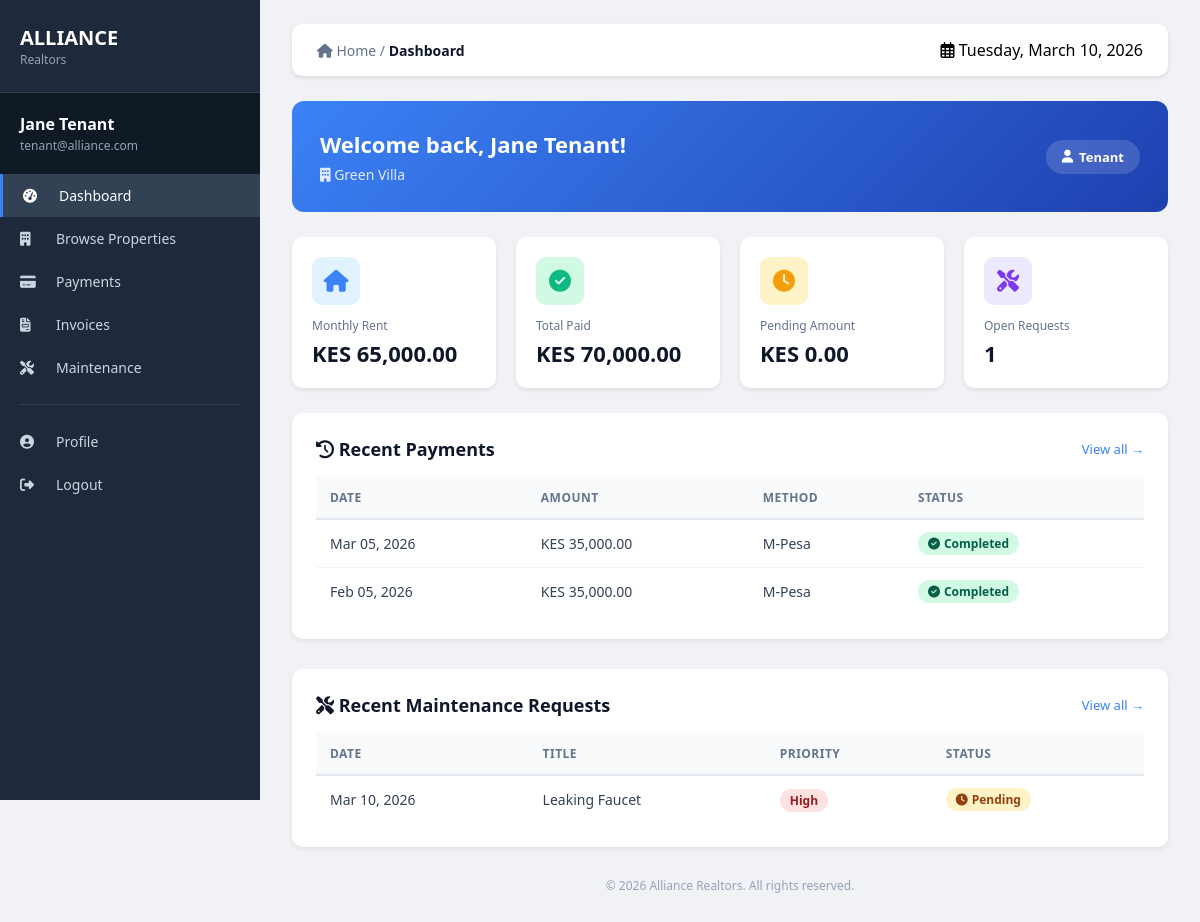
Screenshot of /tenant/dashboard.php (signed in) with the database file from the repository.
### tables this page shows
CREATE TABLE properties (
    id INT PRIMARY KEY AUTO_INCREMENT,
    title VARCHAR(100) NOT NULL,
    description TEXT,
    location VARCHAR(100),
    price DECIMAL(12,2),
    bedrooms INT DEFAULT 1,
    bathrooms INT DEFAULT 1,
    image VARCHAR(255) DEFAULT 'default.jpg',
    status ENUM('Available', 'Rented', 'Maintenance') DEFAULT 'Available',
    created_at TIMESTAMP DEFAULT CURRENT_TIMESTAMP
);

CREATE TABLE payments (
    id INT PRIMARY KEY AUTO_INCREMENT,
    tenant_id INT NOT NULL,
    amount DECIMAL(12,2) NOT NULL,
    payment_date DATE NOT NULL,
    method ENUM('M-Pesa', 'Cash', 'Bank Transfer') DEFAULT 'M-Pesa',
    transaction_code VARCHAR(100),
    status ENUM('Completed', 'Pending', 'Failed') DEFAULT 'Completed',
    created_at TIMESTAMP DEFAULT CURRENT_TIMESTAMP,
    FOREIGN KEY (tenant_id) REFERENCES tenants(id) ON DELETE CASCADE
);

CREATE TABLE maintenance_requests (
    id INT PRIMARY KEY AUTO_INCREMENT,
    tenant_id INT NOT NULL,
    property_id INT NOT NULL,
    title VARCHAR(200) NOT NULL,
    description TEXT,
    priority ENUM('Low', 'Medium', 'High', 'Urgent') DEFAULT 'Medium',
    status ENUM('Pending', 'In Progress', 'Completed') DEFAULT 'Pending',
    created_at TIMESTAMP DEFAULT CURRENT_TIMESTAMP,
    FOREIGN KEY (tenant_id) REFERENCES tenants(id) ON DELETE CASCADE,
    FOREIGN KEY (property_id) REFERENCES properties(id) ON DELETE CASCADE
);

### tenant/dashboard.php (the view, shortened to what this page needs)
<?php
require_once __DIR__ . '/../includes/Database.php';
$user_id   = (int)$_SESSION['user_id'];
$full_name = $_SESSION['full_name'] ?? 'Tenant';
$email     = $_SESSION['email'] ?? '';
$total_paid      = 0;
$pending_amount  = 0;
$property_name   = 'Not assigned';
$monthly_rent    = 0;
$recent_payments = [];
$open_requests   = 0;
try {
    $db = Database::getInstance()->getConnection();
    $stmt = $db->prepare("SELECT id, property_id FROM tenants WHERE user_id = ?");
    $stmt->execute([$user_id]);
    $tenant = $stmt->fetch(PDO::FETCH_ASSOC);
    if ($tenant) {
        $tenant_id = (int)$tenant['id'];
        $stmt = $db->prepare("SELECT COALESCE(SUM(amount), 0) FROM payments WHERE tenant_id = ? AND LOWER(status) = 'completed'");
        $stmt->execute([$tenant_id]);
        $total_paid = (float)$stmt->fetchColumn();
        $stmt = $db->prepare("SELECT COALESCE(SUM(amount), 0) FROM payments WHERE tenant_id = ? AND LOWER(status) = 'pending'");
        $stmt->execute([$tenant_id]);
        $pending_amount = (float)$stmt->fetchColumn();
        $stmt = $db->prepare("SELECT COUNT(*) FROM maintenance_requests WHERE tenant_id = ? AND status != 'completed'");
        $stmt->execute([$tenant_id]);
        $open_requests = (int)$stmt->fetchColumn();
        if (!empty($tenant['property_id'])) {
            $stmt = $db->prepare("SELECT title, price FROM properties WHERE id = ?");
            $stmt->execute([(int)$tenant['property_id']]);
            $property = $stmt->fetch(PDO::FETCH_ASSOC);
            if ($property) {
                $property_name = $property['title'];
                $monthly_rent  = (float)$property['price'];
            }
        }
        $stmt = $db->prepare("
            SELECT payment_date, amount, method, status
            FROM payments
            WHERE tenant_id = ?
            ORDER BY payment_date DESC
            LIMIT 5
        ");
        $stmt->execute([$tenant_id]);
        $recent_payments = $stmt->fetchAll(PDO::FETCH_ASSOC);
    }
} catch (PDOException $e) {
    error_log("Dashboard Error: " . $e->getMessage());
}
function statusBadge(string $status): string {
    $map = [
        'completed' => ['bg' => '#d1fae5', 'color' => '#065f46', 'icon' => 'fa-check-circle'],
        'pending'   => ['bg' => '#fef3c7', 'color' => '#92400e', 'icon' => 'fa-clock'],
        'failed'    => ['bg' => '#fee2e2', 'color' => '#991b1b', 'icon' => 'fa-times-circle'],
        'cancelled' => ['bg' => '#f1f5f9', 'color' => '#475569', 'icon' => 'fa-times-circle'],
    ];
    $key   = strtolower($status);
    $style = $map[$key] ?? ['bg' => '#f1f5f9', 'color' => '#475569', 'icon' => 'fa-question-circle'];
    return sprintf(
        '<span style="background:%s;color:%s;padding:3px 10px;border-radius:20px;font-size:12px;font-weight:600;display:inline-flex;align-items:center;gap:4px;">
            <i class="fas %s"></i> %s
        </span>',
        $style['bg'], $style['color'], $style['icon'],
        htmlspecialchars(ucfirst($key))
    );
}
?>
<!DOCTYPE html>
<html lang="en">
<head>
    <link rel="stylesheet" href="https://cdnjs.cloudflare.com/ajax/libs/font-awesome/6.5.0/css/all.min.css">
</head>
<body>
<div class="dashboard">
    <div class="sidebar">
        <div class="sidebar-header">
            <h2>ALLIANCE</h2>
            <p>Realtors</p>
        </div>
        <div class="user-info">
            <div class="name"><?= htmlspecialchars($full_name) ?></div>
            <div class="email"><?= htmlspecialchars($email) ?></div>
        </div>
        <a href="dashboard.php" class="menu-item active"><i class="fas fa-tachometer-alt"></i> Dashboard</a>
        <a href="properties.php" class="menu-item"><i class="fas fa-building"></i> Browse Properties</a>
        <a href="payments.php" class="menu-item"><i class="fas fa-credit-card"></i> Payments</a>
        <a href="invoices.php" class="menu-item"><i class="fas fa-file-invoice"></i> Invoices</a>
        <a href="maintenance.php" class="menu-item"><i class="fas fa-tools"></i> Maintenance</a>
        <div class="menu-divider"></div>
        <a href="profile.php" class="menu-item"><i class="fas fa-user-circle"></i> Profile</a>
        <a href="../logout.php" class="menu-item"><i class="fas fa-sign-out-alt"></i> Logout</a>
    </div>
    <div class="main-content">
        <div class="top-bar">
            <div class="breadcrumb">
                <i class="fas fa-home"></i> Home / <span>Dashboard</span>
            </div>
            <div><i class="far fa-calendar-alt"></i> <?= date('l, F j, Y') ?></div>
        </div>
        <div class="welcome-card">
            <div>
                <h1>Welcome back, <?= htmlspecialchars($full_name) ?>!</h1>
                <p><i class="fas fa-building"></i> <?= htmlspecialchars($property_name) ?></p>
            </div>
            <div class="tenant-badge"><i class="fas fa-user"></i> Tenant</div>
        </div>
        <div class="stats-grid">
            <div class="stat-card">
                <div class="stat-icon blue"><i class="fas fa-home"></i></div>
                <div class="stat-label">Monthly Rent</div>
                <div class="stat-value">KES <?= number_format($monthly_rent, 2) ?></div>
            </div>
            <div class="stat-card">
                <div class="stat-icon green"><i class="fas fa-check-circle"></i></div>
                <div class="stat-label">Total Paid</div>
                <div class="stat-value">KES <?= number_format($total_paid, 2) ?></div>
            </div>
            <div class="stat-card">
                <div class="stat-icon yellow"><i class="fas fa-clock"></i></div>
                <div class="stat-label">Pending Amount</div>
                <div class="stat-value">KES <?= number_format($pending_amount, 2) ?></div>
            </div>
            <div class="stat-card">
                <div class="stat-icon purple"><i class="fas fa-tools"></i></div>
                <div class="stat-label">Open Requests</div>
                <div class="stat-value"><?= $open_requests ?></div>
            </div>
        </div>
        <div class="recent-section">
            <div class="section-header">
                <h2><i class="fas fa-history"></i> Recent Payments</h2>
                <a href="payments.php">View all →</a>
            </div>
            <?php if (count($recent_payments) > 0): ?>
                <table>
                    <thead>
                        <tr>
                            <th>Date</th>
                            <th>Amount</th>
                            <th>Method</th>
                            <th>Status</th>
                        </tr>
                    </thead>
                    <tbody>
                        <?php foreach ($recent_payments as $payment): ?>
                            <tr>
                                <td><?= htmlspecialchars(date('M d, Y', strtotime($payment['payment_date']))) ?></td>
                                <td>KES <?= number_format((float)$payment['amount'], 2) ?></td>
                                <td><?= htmlspecialchars($payment['method'] ?? 'M-Pesa') ?></td>
                                <td><?= statusBadge($payment['status'] ?? 'pending') ?></td>
                            </tr>
                        <?php endforeach; ?>
                    </tbody>
                </table>
            <?php else: ?>
                <p class="empty-msg"><i class="fas fa-inbox"></i> No recent payments found.</p>
            <?php endif; ?>
        </div>
        <div class="maintenance-section">
            <div class="section-header">
                <h2><i class="fas fa-tools"></i> Recent Maintenance Requests</h2>
                <a href="maintenance.php">View all →</a>
            </div>
            <?php
            $maint_preview = [];
            if (!empty($tenant_id)) {
                try {
                    $stmt = $db->prepare("
                        SELECT title, priority, status, created_at
                        FROM maintenance_requests
                        WHERE tenant_id = ?
                        ORDER BY created_at DESC
                        LIMIT 3
                    ");
                    $stmt->execute([$tenant_id]);
                    $maint_preview = $stmt->fetchAll(PDO::FETCH_ASSOC);
                } catch (PDOException $e) {
                    error_log("Maintenance preview error: " . $e->getMessage());
                }
            }
            ?>
            <?php if (count($maint_preview) > 0): ?>
                <table>
                    <thead>
                        <tr>
                            <th>Date</th>
                            <th>Title</th>
                            <th>Priority</th>
                            <th>Status</th>
                        </tr>
                    </thead>
                    <tbody>
                        <?php foreach ($maint_preview as $req): ?>
                            <?php
                                $st  = strtolower($req['status'] ?? 'pending');
                                $pri = strtolower($req['priority'] ?? 'medium');
                                $stColors = [
                                    'pending'     => ['bg' => '#fef3c7', 'color' => '#92400e', 'icon' => 'fa-clock'],
                                    'in_progress' => ['bg' => '#dbeafe', 'color' => '#1e40af', 'icon' => 'fa-spinner'],
                                    'completed'   => ['bg' => '#d1fae5', 'color' => '#065f46', 'icon' => 'fa-check-circle'],
                                    'cancelled'   => ['bg' => '#f1f5f9', 'color' => '#475569', 'icon' => 'fa-times-circle'],
                                ];
                                $priColors = [
                                    'low'    => ['bg' => '#f1f5f9', 'color' => '#475569'],
                                    'medium' => ['bg' => '#fef3c7', 'color' => '#92400e'],
                                    'high'   => ['bg' => '#fee2e2', 'color' => '#991b1b'],
                                    'urgent' => ['bg' => '#7f1d1d', 'color' => 'white'],
                                ];
                                $sc = $stColors[$st]  ?? ['bg' => '#f1f5f9', 'color' => '#475569', 'icon' => 'fa-question-circle'];
                                $pc = $priColors[$pri] ?? ['bg' => '#fef3c7', 'color' => '#92400e'];
                            ?>
                            <tr>
                                <td><?= date('M d, Y', strtotime($req['created_at'])) ?></td>
                                <td><?= htmlspecialchars($req['title']) ?></td>
                                <td>
                                    <span style="background:<?= $pc['bg'] ?>;color:<?= $pc['color'] ?>;padding:3px 10px;border-radius:20px;font-size:12px;font-weight:600;">
                                        <?= ucfirst($pri) ?>
                                    </span>
                                </td>
                                <td>
                                    <span style="background:<?= $sc['bg'] ?>;color:<?= $sc['color'] ?>;padding:3px 10px;border-radius:20px;font-size:12px;font-weight:600;display:inline-flex;align-items:center;gap:4px;">
                                        <i class="fas <?= $sc['icon'] ?>"></i>
                                        <?= ucwords(str_replace('_', ' ', $st)) ?>
                                    </span>
                                </td>
                            </tr>
                        <?php endforeach; ?>
                    </tbody>
                </table>
            <?php else: ?>
                <p class="empty-msg"><i class="fas fa-tools"></i> No maintenance requests yet.</p>
            <?php endif; ?>
        </div>
        <div class="footer">© <?= date('Y') ?> Alliance Realtors. All rights reserved.</div>
    </div>
</div>
</body>
</html>

### rows the page displays
properties: title "Green Villa", price "65,000.00"
payments: payment_date "Mar 05, 2026", amount "35,000.00", method "M-Pesa", status "Completed"
payments: payment_date "Feb 05, 2026", amount "35,000.00", method "M-Pesa", status "Completed"
maintenance_requests: created_at "Mar 10, 2026", title "Leaking Faucet", priority "High", status "Pending"

### other values shown
$full_name "Jane Tenant"
$email "tenant@alliance.com"
$total_paid "70,000.00"
$pending_amount "0.00"
$open_requests "1"
